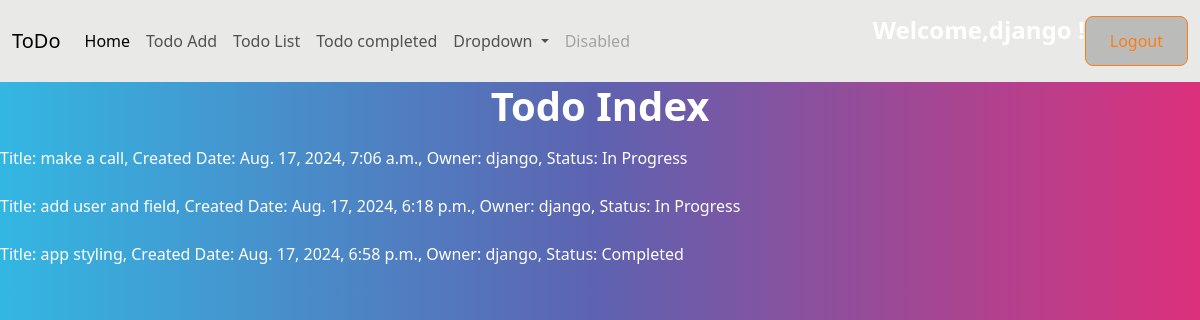
The page /todo/index/ (signed in) on the database its author committed.
### myapp/models.py (models this page shows, shortened)
class Todo(models.Model):
    title=models.CharField(max_length=200)
    created_date=models.DateTimeField(auto_now=True)
    status=models.BooleanField(default=False)
    owner=models.ForeignKey(User,on_delete=models.CASCADE)

### myapp/views.py (the view)
# urls.py: path('todo/index/',views.TodoIndexView.as_view(),name="todo-index"),
class TodoIndexView(View):
    def get(self,request,*args,**kwargs):
        form_instance=TodoForm()
        qs=Todo.objects.filter(owner=request.user)
        return render(request,"todo_index.html",{"todo":qs})

### myapp/templates/todo_index.html
{%extends 'base.html'%}
{%block main_block%}
   <h1 class="text-center">Todo Index</h1>
   <div>
      {%for list in todo%}
       Title: {{list.title}},
       Created Date: {{list.created_date}},
       Owner: {{list.owner}},
       {%if list.status == False%}
          Status: In Progress
       {%else%}
           Status: Completed
       {%endif%}
   <br><br>
   {%endfor%}
   </div>
{%endblock%}

### myapp/templates/base.html (shortened to what this page needs)
<!DOCTYPE html>
{%load static%}
<html lang="en">
<head>
    <link rel="stylesheet" href="https://cdnjs.cloudflare.com/ajax/libs/font-awesome/6.6.0/css/all.min.css" />
    <link rel="stylesheet" href="{%static 'css/bootstrap.min.css'%}">
</head>
<body>
    <nav class="navbar navbar-expand-lg navbar-light bg-light">
        <div class="container-fluid">
          <a class="navbar-brand" href="#">ToDo</a>
          <div class="collapse navbar-collapse" id="navbarSupportedContent">
            <ul class="navbar-nav me-auto mb-2 mb-lg-0">
              <li class="nav-item">
                <a class="nav-link active" aria-current="page" href="{%url 'todo-index'%}">Home</a>
              </li>
              <li class="nav-item">
                <a class="nav-link" href="{%url 'todo-add'%}">Todo Add</a>
              </li>
              <li class="nav-item">
                <a class="nav-link" href="{%url 'todo-list'%}">Todo List</a>
              </li>
              <li class="nav-item">
                <a class="nav-link" href="{%url 'todo-status'%}">Todo completed</a>
              </li>
              <li class="nav-item dropdown">
                <a class="nav-link dropdown-toggle" href="#" id="navbarDropdown" role="button" data-bs-toggle="dropdown" aria-expanded="false">
                  Dropdown
                </a>
              </li>
              <li class="nav-item">
                <a class="nav-link disabled" href="#" tabindex="-1" aria-disabled="true">Disabled</a>
              </li>
            </ul>
            <form class="d-flex">
              <h4 class="" >Welcome,{{request.user}} !</h4>
              <a href="{%url 'signout'%}" class="btn btn-outline-danger">Logout</a>
            </form>
          </div>
        </div>
      </nav>
    {%block main_block%}
    {%endblock%}
</body>
</html>

### rows shown on the page
Todo: title "make a call", created_date "Aug. 17, 2024, 7:06 a.m.", owner "django", status "Status: In Progress"
Todo: title "add user and field", created_date "Aug. 17, 2024, 6:18 p.m.", owner "django", status "Status: In Progress"
Todo: title "app styling", created_date "Aug. 17, 2024, 6:58 p.m.", owner "django", status "Status: Completed"

### other values the page prints
{{ request.user }} "django"
